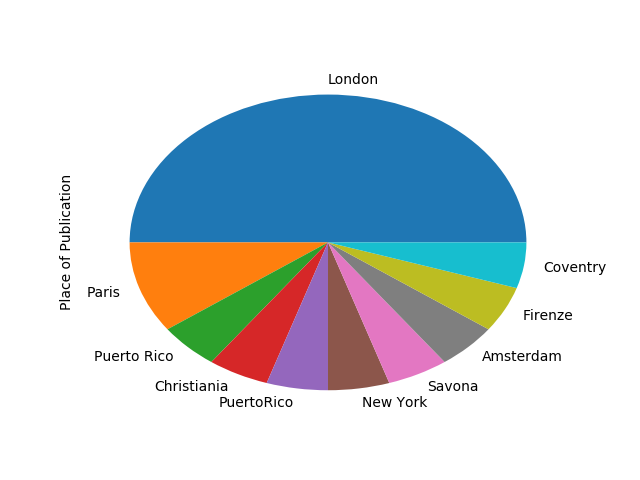

Recreate this plot in Python.
#!/usr/bin/python3
#Written by Costa Paraskevopoulos in August 2018
#Plot a pie chart of book publication locations

import pandas as pd
import matplotlib.pyplot as plt

def clean_place_of_pub(place):
	if 'London' in place: place = 'London'
	place = place.replace('-', '')
	return place

def main():
	#read csv file into pandas dataframe
	df = pd.read_csv('Books.csv')

	#simplify place of publication
	df['Place of Publication'] = df['Place of Publication'].apply(clean_place_of_pub)

	#plot the counts of publication cities on a pie chart
	counts = df['Place of Publication'].value_counts()
	counts.plot.pie()
	plt.show()

if __name__ == '__main__':
	main()
